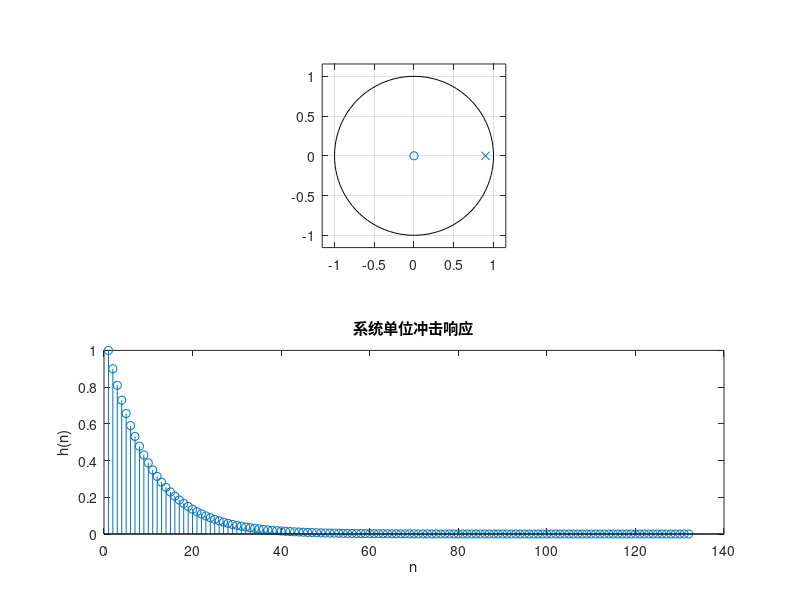
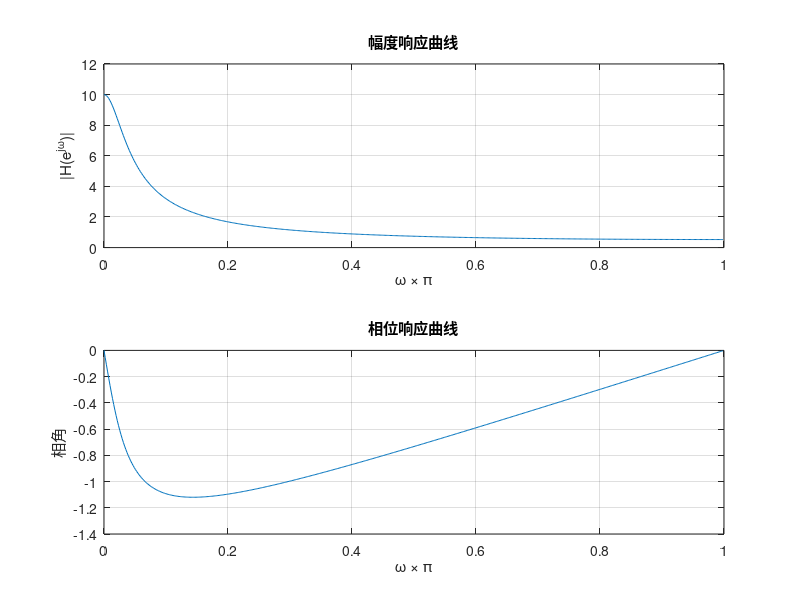

Recreate these plots in MATLAB, in order.
% 清除工作区中的所有变量，关闭所有图形窗口，清除命令行窗口
clear all; close all; clc

% 定义滤波器的分子系数
a = 1;

% 定义滤波器的分母系数
b = [1 -0.9];

% 创建第一个图形窗口
figure(1);

% 创建一个2行1列的子图区域，并绘制第一个子图
subplot(2, 1, 1);
% 绘制滤波器的零极点图
zplane(a, b);

% 计算系统的单位冲击响应
h = impz(a, b);

% 绘制第二个子图
subplot(2, 1, 2);
% 绘制系统单位冲击响应的离散图形
stem(h);
% 设置第二个子图的标题
title('系统单位冲击响应');
% 设置x轴标签
xlabel('n');
% 设置y轴标签
ylabel('h(n)');

% 创建第二个图形窗口
figure(2);

% 计算滤波器的频率响应
[H, W] = freqz(a, b);

% 创建一个2行1列的子图区域，并绘制第一个子图
subplot(2, 1, 1);
% 绘制幅度响应曲线
plot(W/pi, abs(H));
% 设置第一个子图的标题
title('幅度响应曲线');
% 添加网格线
grid on;
% 设置x轴标签
xlabel('\omega \times \pi');
% 设置y轴标签
ylabel('|H(e^{j\omega})|');

% 绘制第二个子图
subplot(2, 1, 2);
% 绘制相位响应曲线
plot(W/pi, angle(H));
% 设置第二个子图的标题
title('相位响应曲线');
% 设置x轴标签
xlabel('\omega \times \pi');
% 设置y轴标签
ylabel('相角');
% 添加网格线
grid on;
